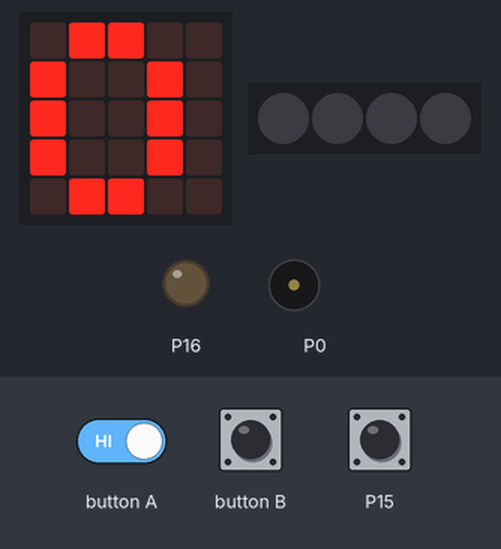
Recording of a program running on a simulated BBC micro:bit (MakeCode). Shown: the board's 5×5 LED display, 4 RGB LEDs in strip order, left to right, output pins drawn as LEDs (lit = HIGH), buzzer (waves = sounding). The inputs (shaded band) are chosen by the test bench; at power-on: P15 LOW. Dim RGB values are drawn brighter than linear.

Above: at 2.3 s.
2.4 s: P15 pulled HIGH for 3.2 s
At 9.0 s:
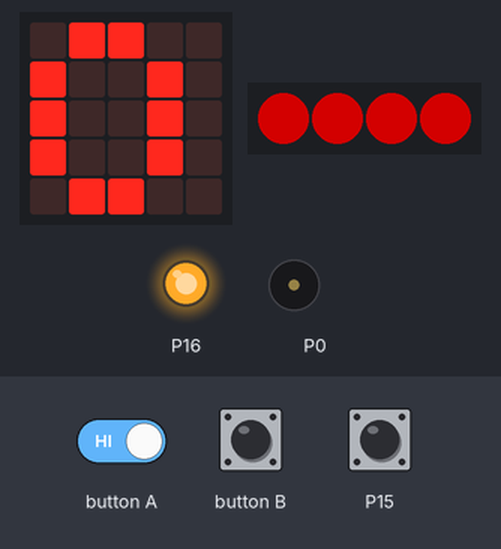
13.1 s: button A driven LOW and P15 driven HIGH
At 16.0 s:
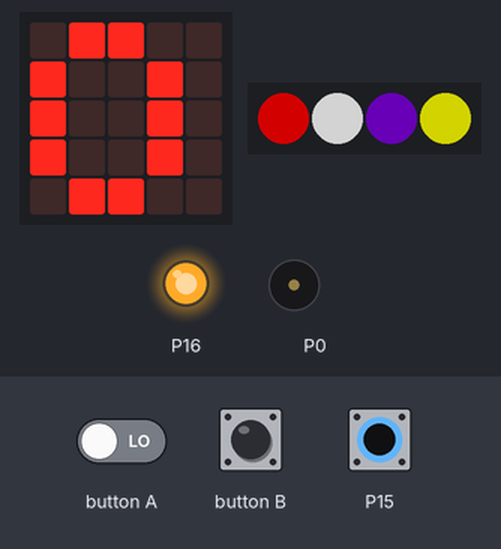
17.9 s: P15 driven LOW
At 30.1 s:
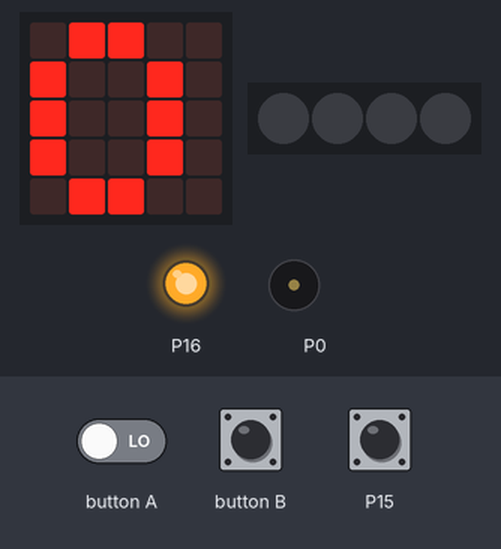
32.9 s: P15 driven HIGH
At 34.1 s:
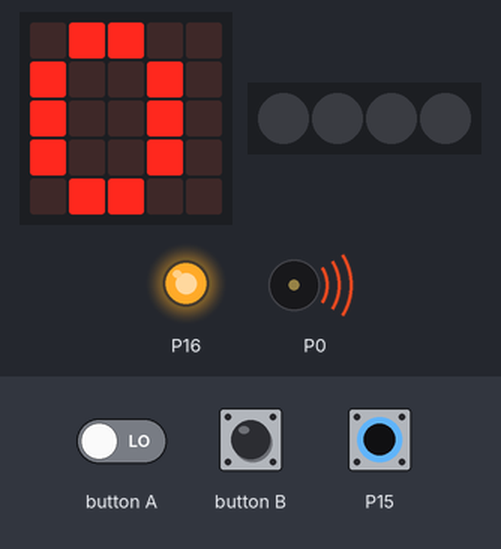
Timing chart, 0 to 37.8 s (numbered marks = the images above; inputs shaded):
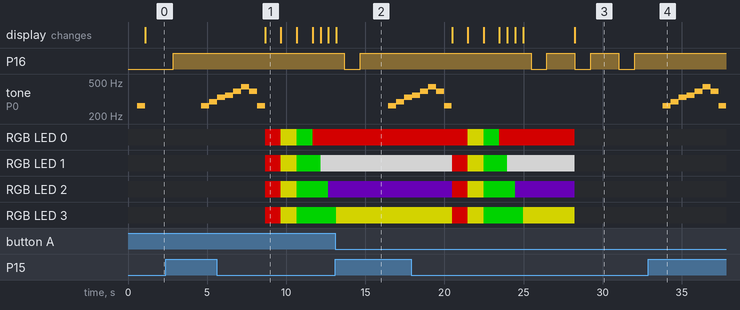

The program:

main.ts
```typescript
function led2 (zustand: boolean) {
    pins.analogWritePin(AnalogPin.P16, 0)
    basic.pause(1000)
    pins.analogWritePin(AnalogPin.P16, 1023)
    basic.pause(1000)
}
function neop (zustand: boolean) {
    if (zustand) {
        music.play(music.stringPlayable("C D E F G A G C ", 120), music.PlaybackMode.UntilDone)
        strip.showColor(neopixel.colors(NeoPixelColors.Red))
        basic.pause(1000)
        strip.showColor(neopixel.colors(NeoPixelColors.Yellow))
        basic.pause(1000)
        strip.showColor(neopixel.colors(NeoPixelColors.Green))
        basic.pause(1000)
        strip.setPixelColor(0, neopixel.colors(NeoPixelColors.Red))
        strip.show()
        basic.pause(500)
        strip.setPixelColor(1, neopixel.colors(NeoPixelColors.White))
        strip.show()
        basic.pause(500)
        strip.setPixelColor(2, neopixel.colors(NeoPixelColors.Indigo))
        strip.show()
        basic.pause(500)
        strip.setPixelColor(3, neopixel.colors(NeoPixelColors.Yellow))
        strip.show()
        basic.pause(500)
    } else {
        strip.clear()
        strip.show()
    }
}
input.onButtonPressed(Button.A, function () {

})
function init () {
    strip = neopixel.create(DigitalPin.P14, 4, NeoPixelMode.RGB)
}
input.onButtonPressed(Button.B, function () {

})
let strip: neopixel.Strip = null
basic.showIcon(IconNames.Heart)
music.play(music.tonePlayable(262, music.beat(BeatFraction.Whole)), music.PlaybackMode.UntilDone)
init()
basic.forever(function () {
    basic.showNumber(0)
    if (pins.digitalReadPin(DigitalPin.P15) == 1) {
        neop(true)
    } else {
        neop(false)
    }
    led2(true)
})
```

test.ts
```typescript
// Hier kann man Tests durchführen; diese Datei wird nicht kompiliert, wenn dieses Paket als Erweiterung verwendet wird.
```

Measured:
- after the input at 2.4 s, P16: goes on until 2.9 s, then stays HIGH; tone on P0: plays 262 Hz for 0.51 s, 294 Hz for 0.51 s, 330 Hz for 0.51 s, 349 Hz for 0.51 s, 392 Hz for 0.51 s, 440 Hz for 0.51 s … (8 notes in this stretch), starting after 2.2 s
- after the input at 13.1 s, P16: goes on until 14.7 s, then stays HIGH; tone on P0: silent → 262 Hz after 3.3 s, → 294 Hz 0.51 s later, → 330 Hz 0.51 s later
- after the input at 17.9 s, tone on P0: goes on until 20.5 s, then stays silent
- after the input at 32.9 s, P16: stops changing and stays HIGH; tone on P0: plays 262 Hz for 0.51 s, 294 Hz for 0.51 s, 330 Hz for 0.51 s, 349 Hz for 0.51 s, 392 Hz for 0.51 s, 440 Hz for 0.51 s … (8 notes in this stretch), starting after 0.90 s
- what the display in image 1 shows lasts 1.0 s, from 8.7 s to 9.7 s
